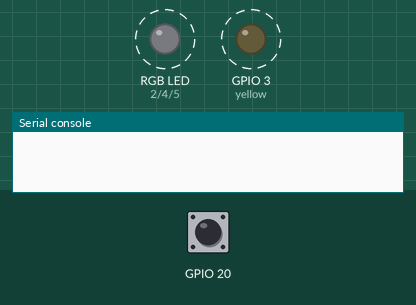
Recording of a program running on a simulated ESP32 board running MicroPython. Parts: an RGB LED mixed from three pins (HIGH = lit), output pins drawn as LEDs (lit = HIGH), the last lines printed to the serial console. Dashed ring = blinking. The inputs (shaded band) are chosen by the test bench; at power-on: GPIO 20 HIGH.

Above: at 1.2 s.
1.3 s: GPIO 20 pulled LOW for 0.15 s
At 1.42 s:
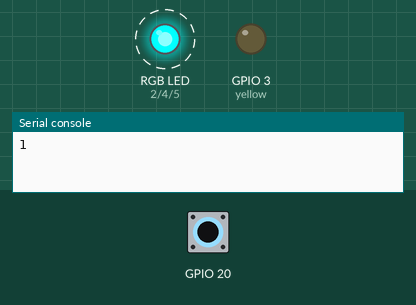
4.3 s: GPIO 20 pulled LOW for 1 s
At 4.8 s:
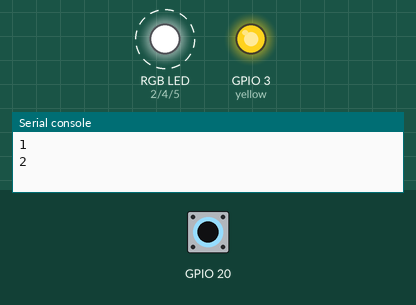
7.3 s: GPIO 20 pulled LOW for 0.15 s
10.4 s: GPIO 20 pulled LOW for 3.2 s
At 11.15 s:
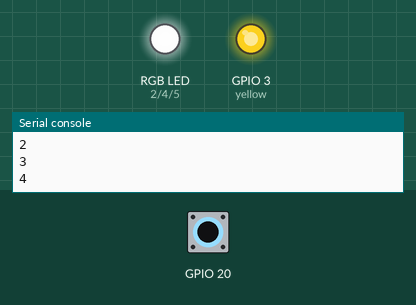
15.1 s: GPIO 20 pulled LOW for 0.15 s
Timing chart, 0 to 19.2 s (numbered marks = the images above; inputs shaded):
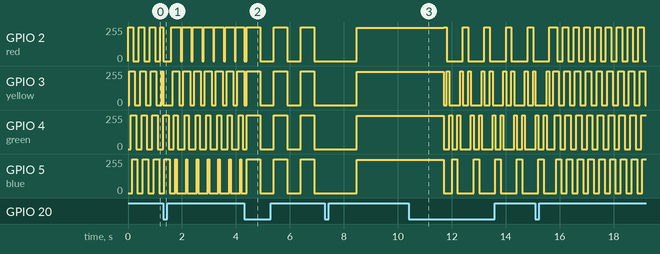

Measured:
- after the input at 4.3 s, GPIO 4 (green), GPIO 5 (blue): alternates 255/255 for 0.50 s and 0/255 for 0.50 s, starting after 0.10 s
- after the input at 10.4 s, GPIO 2 (red), GPIO 3 (yellow), GPIO 4 (green), GPIO 5 (blue): stays 249/255 (without the input it goes to 3/255 after 1.3 s)
- by itself, GPIO 4 (green): alternates 255/255 for 0.15 s and 0/255 for 0.25 s

The program:

project_2_led_party.py
```python
"""
This example uses several LEDs and a button. Pressing
the button will cycle through several patterns that the
LEDs will display.
"""

from machine import Pin, PWM
import time

from debounced_button import DebouncedButton

leds = []

def cycle():
    """This pattern will turn all of the LEDS from
    left to right, then turn them all off in order
    again.
    """

    for led in leds:
        led.on()
        time.sleep_ms(50)
    for led in leds:
        led.off()
        time.sleep_ms(50)


def meter():
    """This pattern looks a bit like a sound level
    meter and turns all of the LEDs on from left to
    right then turns them off from right to left.
    """

    for led in leds:
        led.on()
        time.sleep_ms(50)
    for led in reversed(leds):
        led.off()
        time.sleep_ms(50)


def all_blink():
    """This pattern turns all the LEDs on at the
    same time, waits, and turns them all off again.
    """

    for led in leds:
        led.on()
    time.sleep_ms(500)
    for led in leds:
        led.off()
    time.sleep_ms(500)


def breathe():
    """This pattern causes all of the LEDs to
    breathe in and out together by changing the
    duty cycle from min to max and back again.
    """

    pwm_leds = [PWM(l) for l in leds]
    for duty in range(0, 1001):
        for pwm in pwm_leds:
            pwm.duty(duty)
        time.sleep_ms(1)
    for duty in range(1000, -1, -1):
        for pwm in pwm_leds:
            pwm.duty(duty)
        time.sleep_ms(1)


def bounce():
    """This pattern causes the 'active' LED to look
    like it bounces back and forth from left to right.
    """

    for index in range(0, len(leds)):
        for led in leds:
            led.off()
        leds[index].on()
        time.sleep_ms(100)
    for index in reversed(range(0, len(leds))):
        for led in leds:
            led.off()
        leds[index].on()
        time.sleep_ms(100)


def change_mode(pin):
    """This is the callback for when the button is pressed.
    It will reset the state of all of the LEDs and then
    change the active party mode.
    """

    global party_mode
    reset_leds()
    party_mode += 1
    if party_mode >= len(party_modes):
        party_mode = 0
    print(party_mode)


def reset_leds():
    """Initialize all LEDs to off and make sure PWM mode is off"""
    global leds

    for led in leds:
        led.off()
        for led in [PWM(l) for l in leds]:
            led.deinit()
    red = Pin(2, Pin.OUT)
    yellow = Pin(3, Pin.OUT)
    green = Pin(4, Pin.OUT)
    blue = Pin(5, Pin.OUT)
    leds = [red, yellow, green, blue]


# setup our LEDs
reset_leds()

# set up our button
button = DebouncedButton(20, change_mode)

# keep a list of all of the pattern functions we have
party_modes = [cycle, meter, all_blink, breathe, bounce]
party_mode = 0

# now loop forever and call the currenty party function
try:
    while True:
        party_modes[party_mode]()
except KeyboardInterrupt:
    # We're catching the exception if the user sends a ctrl+c
    # signal through the REPL
    pass
```

debounced_button.py
```python
"""
This class is meant to be used with a button where
it is desirable to prevent the physical bouncing from
calling the IRQ callback multiple times in a short period
of time.
"""

from machine import Pin
import utime


class DebouncedButton:
    def __init__(self, pin_num, action):
        self.pin = Pin(pin_num, mode=Pin.IN, pull=Pin.PULL_UP)
        self.action = action
        self.pin.irq(handler=self._action, trigger=Pin.IRQ_FALLING)
        self.last_triggered = utime.ticks_ms()

    def _action(self, pin):
        if utime.ticks_diff(utime.ticks_ms(), self.last_triggered) < 300:
            return
        self.action(pin)
        self.last_triggered = utime.ticks_ms()
```
